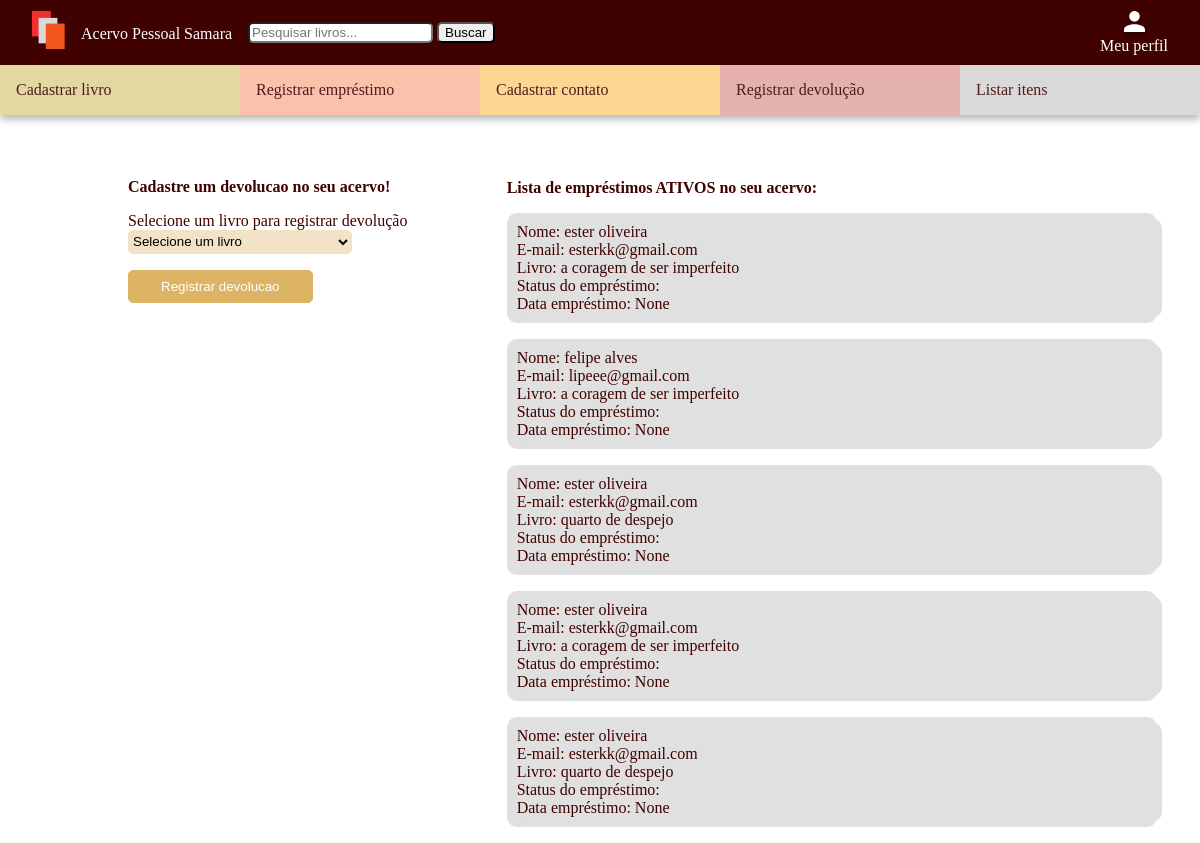
The page /acervo_pessoal/registrar_devolucao/ (signed in) on the database as committed earlier.
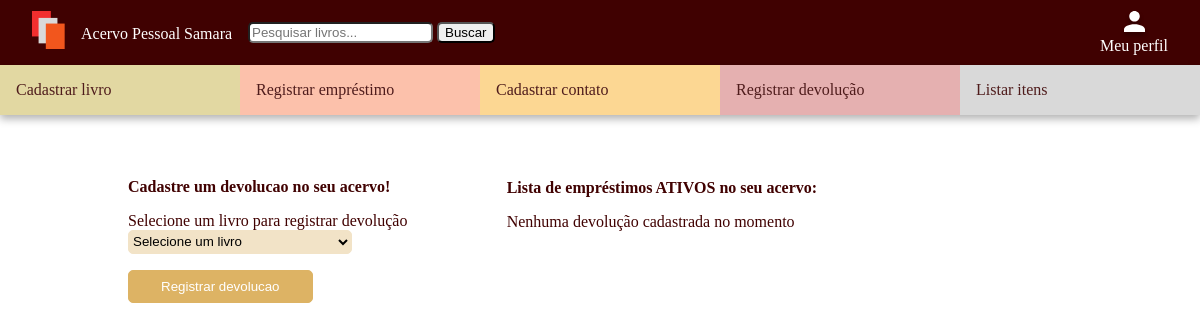
The same page on the database as committed later.
### acervo_pessoal/models/emprestimo.py (models this page shows, shortened)
class Emprestimo(models.Model):
    livro = models.ForeignKey(Livro, on_delete=models.CASCADE)
    contato = models.ForeignKey(Contato, on_delete=models.CASCADE)
    data_emprestimo = models.DateTimeField(default=timezone.now)
    data_devolucao = models.DateTimeField(blank=True, null=True)
    usuario = models.ForeignKey(User, on_delete=models.CASCADE)
    status_emprestimo = models.CharField(max_length=10, choices= [ ('ativo', 'Ativo'),
        ('devolvido', 'Devolvido')], default='ativo')

### acervo_pessoal/models/contato.py (models this page shows, shortened)
class Contato(models.Model):
    nome =  models.CharField(max_length=255)
    email = models.EmailField(max_length=255)
    usuario = models.ForeignKey(User, on_delete=models.CASCADE, related_name='contatos', null=True, blank=True)

### acervo_pessoal/models/livro.py (models this page shows, shortened)
class Livro(models.Model):
    nome = models.CharField(max_length=255)
    autor = models.CharField(max_length=255)
    ano  = models.IntegerField()
    foto = models.ImageField(upload_to='capas/')
    usuario = models.ForeignKey(User, on_delete=models.CASCADE, null=True, blank=True)

### acervo_pessoal/views/gerenciarEmprestimo.py (the view, shortened to what this page needs)
# urls.py: path('registrar_devolucao/', RegistrarDevolucaoView.as_view(), name='registrar_devolucao'),
class RegistrarDevolucaoView(View):
    def get(self, request, *args, **kwargs):
        emprestimos_ativos = Emprestimo.objects.filter(usuario=request.user, status_emprestimo='ativo').order_by('-data_emprestimo')
        livros_emprestados = Livro.objects.filter(emprestimo__usuario=request.user, emprestimo__status_emprestimo='ativo').distinct()
        return render(request, 'registrar_devolucao.html', {'emprestimos_ativos': emprestimos_ativos, 'livros_emprestados': livros_emprestados})

### acervo_pessoal/templates/registrar_devolucao.html (shortened to what this page needs)
{% extends 'base_logado.html' %}
{% load static %}
    {% block head %}
    <link rel="stylesheet" href="{% static 'css/registrar_devolucao.css'%}">
    {% endblock %}
    {% block conteudo %}
    <div class="conteudo-cadastrar-devolucao">
        <div class="conteudo-colun1">
            <form action="" method="post" enctype="multipart/form-data">
                <label for="" class="display-block item-cadastro-espaco label-cadastro-devolucao titulo-cadastro-devolucao">Cadastre um devolucao no seu acervo!</label>
                <label for="nome" class="display-block label-cadastro-devolucao">Selecione um livro para registrar devolução</label>
                <select name="livro" id="" required class="display-block item-cadastro-espaco input-cadastro-devolucao">
                    <option value="" {% if not request.POST.livro %}selected{% endif %}>Selecione um livro</option>
                </select>
                <button class="botao-cadastro-devolucao">Registrar devolucao</button>
            </form>
        </div>
        <div class="conteudo-colun2">
            <p class="titulo-conteudo-colun2">Lista de empréstimos ATIVOS no seu acervo:</p>
            {% for emprestimo_ativo in emprestimos_ativos %}
            <ul class="ul-devolucaos-cadastrados-lista-geral">
                <li>
                    <ul class="ul-devolucaos-cadastrados-lista-geral">
                        <li>Nome: {{emprestimo_ativo.contato.nome}}</li>
                        <li>E-mail: {{emprestimo_ativo.contato.email}}</li>
                        <li>Livro: {{emprestimo_ativo.livro.nome}}</li>
                        <li>Status do empréstimo: {{ emprestimo_ativo.status_devolucao}} </li>
                        <li>Data empréstimo: {{emprestimo_ativo.data_devolucao}}</li>
                    </ul>
                </li>
            </ul>
            {%empty%}
                <p>Nenhuma devolução cadastrada no momento</p>
            {% endfor %}
        </div>
    </div>
    {% endblock %}

Rows that differ between the two databases and show on the page:
no longer on this page (row edited): Emprestimo: contato.nome "ester oliveira", contato.email "esterkk@gmail.com", livro.nome "a coragem de ser imperfeito", data_devolucao "None"
no longer on this page (row edited): Emprestimo: contato.nome "felipe alves", contato.email "lipeee@gmail.com", livro.nome "a coragem de ser imperfeito", data_devolucao "None"
no longer on this page (row edited): Emprestimo: contato.nome "ester oliveira", contato.email "esterkk@gmail.com", livro.nome "quarto de despejo", data_devolucao "None"
no longer on this page (row edited): Emprestimo: contato.nome "ester oliveira", contato.email "esterkk@gmail.com", livro.nome "a coragem de ser imperfeito", data_devolucao "None"
no longer on this page (row edited): Emprestimo: contato.nome "ester oliveira", contato.email "esterkk@gmail.com", livro.nome "quarto de despejo", data_devolucao "None"
Other text that changed with them:
text now shown: "Nenhuma devolução cadastrada no momento"
